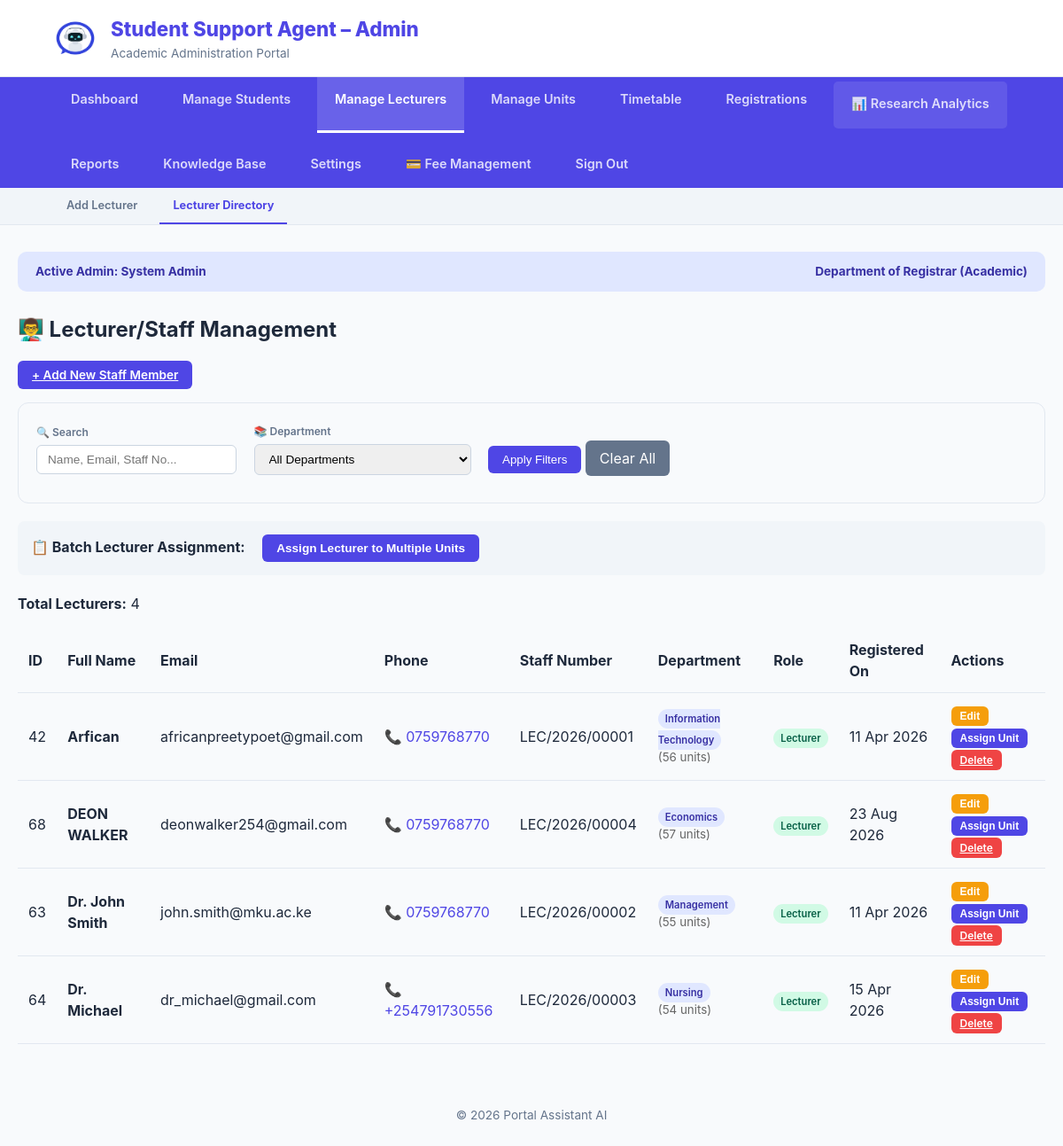
Screenshot of /Admin/Admin-index.php?section=lecturers (signed in) with the database file from the repository.
### tables this page shows
CREATE TABLE `users` (
  `id` int(11) NOT NULL,
  `full_name` varchar(100) NOT NULL,
  `reg_number` varchar(50) NOT NULL,
  `email` varchar(100) NOT NULL,
  `password` varchar(255) NOT NULL,
  `password_changed` tinyint(1) NOT NULL DEFAULT 0,
  `role` enum('student','admin','lecturer') NOT NULL DEFAULT 'student',
  `department` varchar(100) NOT NULL,
  `phone` varchar(20) DEFAULT NULL,
  `created_at` timestamp NOT NULL DEFAULT current_timestamp(),
  `survey_done` tinyint(1) DEFAULT 0,
  `reset_token` varchar(255) DEFAULT NULL,
  `reset_expires` datetime DEFAULT NULL
);

### Admin/view_lecturers.php (the view, shortened to what this page needs)
<?php
$search = isset($_GET['search']) ? mysqli_real_escape_string($conn, $_GET['search']) : '';
$query = "SELECT id, full_name, email, reg_number, department, phone, role, created_at
          FROM users
          WHERE role = 'lecturer'";
$query .= " ORDER BY full_name";
$result = mysqli_query($conn, $query);
?>
<h2>👨‍🏫 Lecturer/Staff Management</h2>
<div style="margin-bottom: 20px;">
    <a href="Admin-index.php?section=add_lecturer" class="btn btn-primary">+ Add New Staff Member</a>
</div>
<div class="filter-bar">
    <form method="GET" action="Admin-index.php">
        <div class="filter-group">
            <label>🔍 Search</label>
            <input type="text" name="search" placeholder="Name, Email, Staff No..." value="<?php echo htmlspecialchars($search); ?>">
        </div>
        <div class="filter-group">
            <label>📚 Department</label>
            <select name="department">
                <option value="">All Departments</option>
            </select>
        </div>
        <div class="filter-group">
            <button type="submit" class="btn-filter">Apply Filters</button>
            <a href="Admin-index.php?section=lecturers" class="btn-clear">Clear All</a>
        </div>
    </form>
</div>
<div class="batch-actions">
    <strong>📋 Batch Lecturer Assignment:</strong>
    <button onclick="openAssignmentModal()" class="btn btn-primary" style="margin-left: 15px;">Assign Lecturer to Multiple Units</button>
</div>
<?php if (mysqli_num_rows($result) == 0): ?>
    <div class="alert" style="background: #fef3c7; color: #92400e; padding: 20px; border-radius: 8px; border-left: 4px solid #f59e0b;">
        <strong>⚠️ No lecturers found!</strong><br><br>
        <p>You haven't added any lecturers yet. Click the <strong>"Add New Staff Member"</strong> button above to add your first lecturer.</p>
    </div>
<?php else: ?>
    <p><strong>Total Lecturers:</strong> <?php echo mysqli_num_rows($result); ?></p>
    <table class="data-table">
        <thead>
            <tr>
                <th>ID</th>
                <th>Full Name</th>
                <th>Email</th>
                <th>Phone</th>
                <th>Staff Number</th>
                <th>Department</th>
                <th>Role</th>
                <th>Registered On</th>
                <th>Actions</th>
            </tr>
        </thead>
        <tbody>
            <?php while($row = mysqli_fetch_assoc($result)): ?>
            <?php
            $dept_units_query = "SELECT COUNT(*) as count FROM academic_workload WHERE department = '{$row['department']}'";
            $dept_units_result = mysqli_query($conn, $dept_units_query);
            $dept_units = mysqli_fetch_assoc($dept_units_result);
            ?>
            <tr>
                <td><?php echo $row['id']; ?></td>
                <td><strong><?php echo htmlspecialchars($row['full_name']); ?></strong></td>
                <td><?php echo htmlspecialchars($row['email']); ?></td>
                <td>
                    <?php if(!empty($row['phone'])): ?>
                        <a href="tel:<?php echo $row['phone']; ?>" style="text-decoration: none; color: #4f46e5;">
                            📞 <?php echo htmlspecialchars($row['phone']); ?>
                        </a>
                    <?php else: ?>
                        <span style="color: #999;">Not provided</span>
                    <?php endif; ?>
                </td>
                <td><?php echo htmlspecialchars($row['reg_number']); ?></td>
                <td>
                    <span class="status-badge" style="background: #e0e7ff; color: #3730a3;">
                        <?php echo htmlspecialchars($row['department'] ?? 'Not Assigned'); ?>
                    </span>
                    <small style="display: block; color: #666;">(<?php echo $dept_units['count']; ?> units)</small>
                </td>
                <td>
                    <span class="status-badge" style="background: #d1fae5; color: #065f46;">
                        <?php echo ucfirst($row['role']); ?>
                    </span>
                </td>
                <td><?php echo date('d M Y', strtotime($row['created_at'])); ?></td>
                <td>
                    <button class="btn btn-warning btn-sm" onclick="editUser(<?php echo $row['id']; ?>)">Edit</button>
                    <button class="btn btn-primary btn-sm" onclick="assignUnitToLecturer(<?php echo $row['id']; ?>, '<?php echo addslashes($row['full_name']); ?>', '<?php echo addslashes($row['department']); ?>')">Assign Unit</button>
                    <a href="?section=lecturers&delete_id=<?php echo $row['id']; ?>"
                       class="btn btn-danger btn-sm"
                       onclick="return confirm('Are you sure you want to delete <?php echo addslashes($row['full_name']); ?>?')">Delete</a>
                 </td>
             </tr>
            <?php endwhile; ?>
        </tbody>
    </table>
<?php endif; ?>

### Admin/Admin-index.php (style rules this page uses)
:root { --primary: #4f46e5; --primary-dark: #3730a3; --bg: #f8fafc; --white: #ffffff; --text-main: #1e293b; --text-light: #64748b; --border: #e2e8f0; --accent: #e0e7ff; --success: #10b981; --research: #8b5cf6; --warning: #f59e0b; --danger: #ef4444; }
body { font-family: 'Inter', system-ui, sans-serif; background: var(--bg); color: var(--text-main); margin: 0; line-height: 1.5; }
.data-table { width: 100%; border-collapse: collapse; margin-top: 15px; }
.data-table th, .data-table td { padding: 12px; text-align: left; border-bottom: 1px solid var(--border); }
.data-table th { background: var(--bg); font-weight: 700; color: var(--text-main); }
.btn { padding: 8px 16px; border-radius: 6px; border: none; cursor: pointer; font-size: 0.85rem; font-weight: 600; transition: 0.3s; }
.btn-primary { background: var(--primary); color: white; }
.btn-warning { background: var(--warning); color: white; }
.btn-danger { background: var(--danger); color: white; }
.btn-sm { padding: 4px 10px; font-size: 0.75rem; }
.status-badge { padding: 4px 8px; border-radius: 12px; font-size: 0.7rem; font-weight: 600; }

### Admin/view_lecturers.php (style rules this page uses)
.filter-bar { background: #f8fafc; padding: 20px; border-radius: 12px; margin-bottom: 20px; border: 1px solid #e2e8f0; }
.filter-group { display: inline-block; margin-right: 15px; margin-bottom: 10px; }
.filter-group label { display: block; font-size: 0.75rem; font-weight: 600; margin-bottom: 5px; color: #64748b; }
.filter-group input, .filter-group select { padding: 8px 12px; border: 1px solid #cbd5e1; border-radius: 6px; font-size: 0.85rem; min-width: 200px; }
.btn-filter { background: #4f46e5; color: white; padding: 8px 16px; border: none; border-radius: 6px; cursor: pointer; margin-top: 22px; }
.btn-clear { background: #64748b; color: white; padding: 8px 16px; border: none; border-radius: 6px; cursor: pointer; text-decoration: none; display: inline-block; margin-top: 22px; }
.batch-actions { margin-top: 20px; margin-bottom: 20px; padding: 15px; background: #f1f5f9; border-radius: 8px; }

### rows the page displays
users: id "42", full_name "Arfican", email "africanpreetypoet@gmail.com", phone "0759768770", reg_number "LEC/2026/00001", department "Information Technology", count "56", role "Lecturer", created_at "11 Apr 2026"
users: id "68", full_name "DEON WALKER", email "deonwalker254@gmail.com", phone "0759768770", reg_number "LEC/2026/00004", department "Economics", count "57", role "Lecturer", created_at "23 Aug 2026"
users: id "63", full_name "Dr. John Smith", email "john.smith@mku.ac.ke", phone "0759768770", reg_number "LEC/2026/00002", department "Management", count "55", role "Lecturer", created_at "11 Apr 2026"
users: id "64", full_name "Dr. Michael", email "dr_michael@gmail.com", phone "+254791730556", reg_number "LEC/2026/00003", department "Nursing", count "54", role "Lecturer", created_at "15 Apr 2026"

### other values shown
$admin_name "System Admin"
mysqli_num_rows($result) "4"
